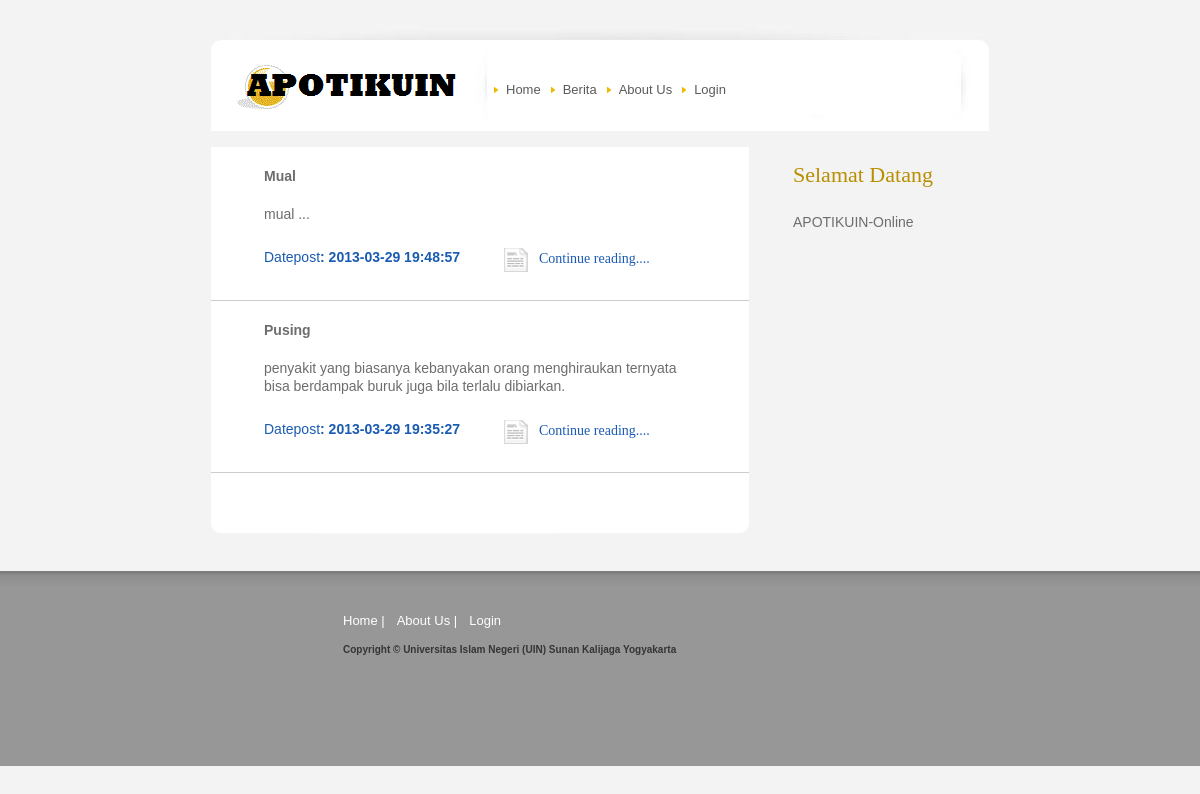
Before: / with the older database file.
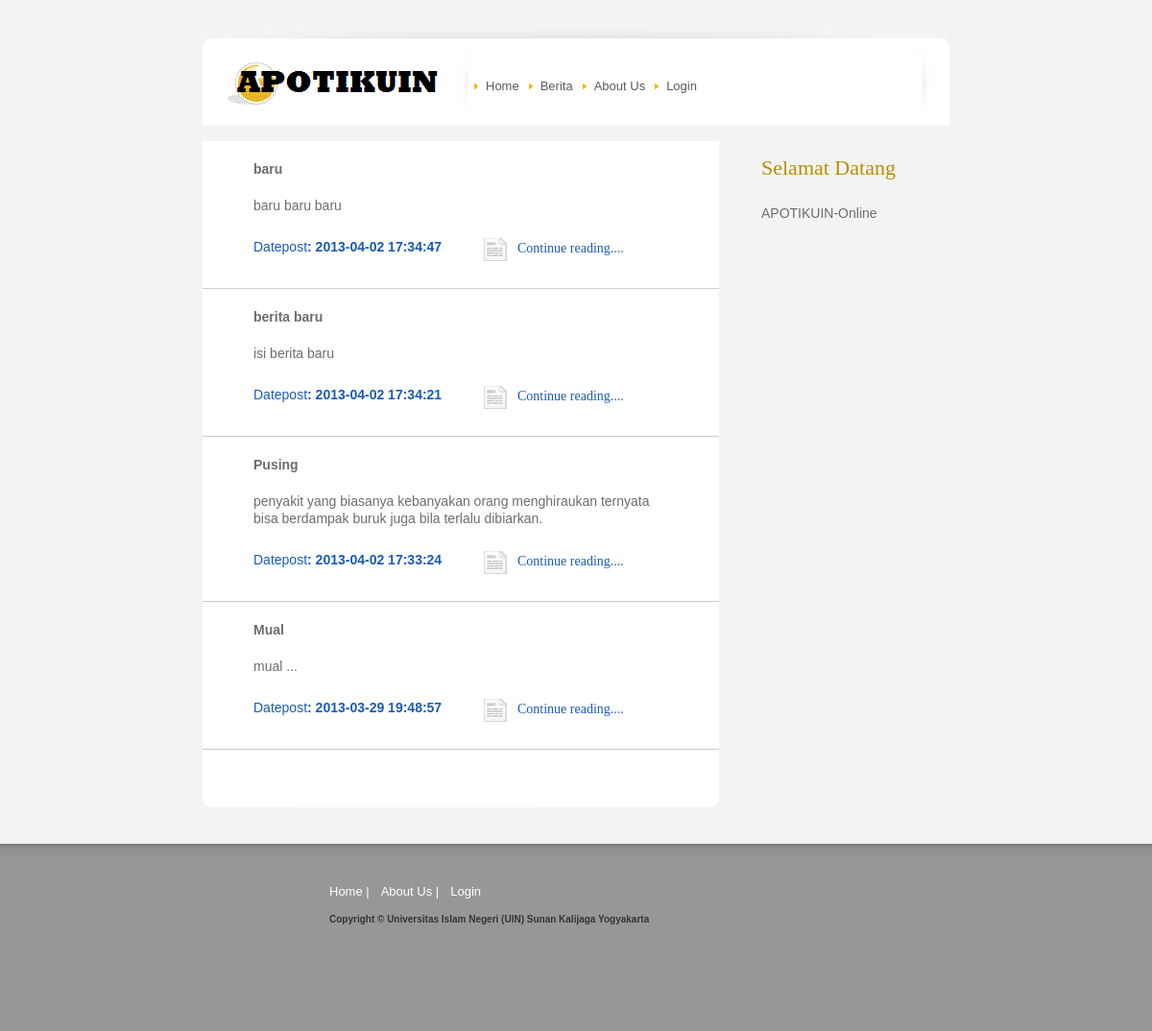
After: the same page with the newer database file.
### tables this page shows
CREATE TABLE IF NOT EXISTS `berita` (
  `id_berita` int(11) NOT NULL AUTO_INCREMENT,
  `id_administrator` int(11) NOT NULL,
  `judul_berita` varchar(100) NOT NULL,
  `isi_berita` text NOT NULL,
  `tanggal_posting` datetime NOT NULL,
  PRIMARY KEY (`id_berita`),
  KEY `id_administrator` (`id_administrator`)
);

### contents/content.php (the view, shortened to what this page needs)
 <div id="leftPan">
<?php
	$batas = 5;
	if(!isset($_GET['page'])){
		$start=0;
	}
	$news = mysql_query("SELECT * FROM berita ORDER BY tanggal_posting DESC LIMIT $start,$batas");
	while($data = mysql_fetch_array($news)){
		echo"<p><span>$data[judul_berita]</span></p>";
		if(strlen($data['isi_berita'])>=150){
			$ket=nl2br($data['isi_berita']);
			$k=substr($ket,0,150);
			$k=substr($ket,0,strrpos($k," "));
		}else{
			$k = $data['isi_berita'];
		}
		echo"<p>$k</p>
		<div id=\"bodyleftlinkboxonePan\">
			<ul><li class=\"datepost\">Datepost<span class=\"boldtext\">: $data[tanggal_posting]</span></li>
				<li class=\"continue\"><a href=\"?act=news&id=$data[id_berita]\">Continue reading....</a></li></ul>
		</div>
		<div id=\"hr\"></div>";
	}
?>
<p class="bottompadding">&nbsp;</p>
 </div>
 <div id="bodyrightPan">
 	<h2>Selamat Datang</h2>
<p>APOTIKUIN-Online</p>
 </div>

Changed rows visible on the page:
added berita: judul_berita "baru", isi_berita "baru baru baru", tanggal_posting "2013-04-02 17:34:47"
added berita: judul_berita "berita baru", isi_berita "isi berita baru", tanggal_posting "2013-04-02 17:34:21"
changed berita "Pusing": tanggal_posting "2013-03-29 19:35:27" → "2013-04-02 17:33:24"; moves up the list
